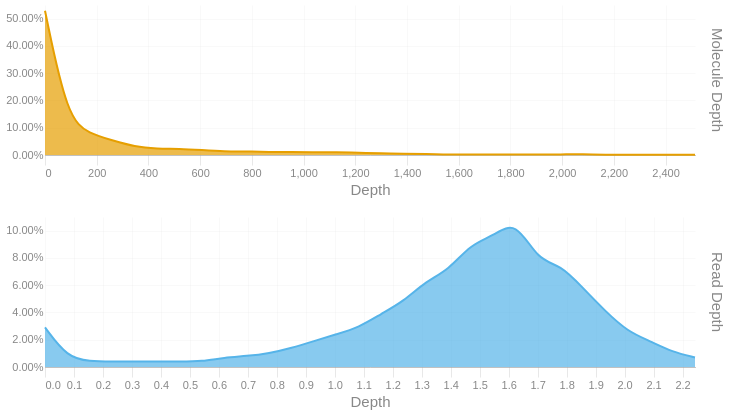

The code cell stored with this chart in its notebook:
### Code cell
readdep = depth_hist(tb['Read Depth'], q99, 3)
readdep = readdep.with_columns(pl.lit('Read Depth').alias('Metric'))
if not SKIPLR:
    moldep = depth_hist(tb['Molecule Depth'], mol_q99, 1)
    moldep = moldep.with_columns(pl.lit('Molecule Depth').alias('Metric'))
    _hist = pl.concat([readdep, moldep])
    _hist = _hist.filter(pl.col('Proportion') != 0)
    with SafeRender(_hist):
        (
            alt.Chart(_hist)        
            .mark_area(interpolate = "basis")
            .encode(
                x=alt.X('Bin:Q').scale(domainMin=0).axis(alt.Axis(title='Depth')),
                y = alt.Y('Proportion:Q', title = None).axis(format = '.2%'),
                color = alt.Color('Metric:N').legend(None),
                row = alt.Row("Metric:N").header(title = None, labelOrient = 'right'),
                tooltip = [
                    alt.Tooltip("Metric:N", title = "Metric"),
                    alt.Tooltip('Interval:N', title = "Depth Interval"),
                    alt.Tooltip('Proportion:Q', title = "% Alignments").format('.2%')
                ]
            )
            .resolve_scale(x='independent', y='independent')
            .properties(
                height = 150, width = 650,
                usermeta={'embedOptions': {'downloadFileName': f'{samplename}.depth.hist'}}
            )
        ).display()
else:
    readdep = readdep.filter(pl.col('Proportion') != 0)
    with SafeRender(readdep):
        (
            alt.Chart(readdep)        
            .mark_area(interpolate = "basis")
            .encode(
                x=alt.X('Bin:Q').scale(domainMin=0).axis(alt.Axis(title='Depth')),
                y = alt.Y('Proportion:Q', title = None).axis(format = '.2%'),
                tooltip = [
                    alt.Tooltip('Interval:N', title = "Depth Interval"),
                    alt.Tooltip('Proportion:Q', title = "% Alignments").format('.2%')
                ]
            )
            .properties(
                usermeta={'embedOptions': {'downloadFileName': f'{samplename}.depth.hist'}}
            )
        ).display()

### Figure 1 — Vega-Lite specification as saved in the notebook (floating-point values rounded to 4 significant figures)
{"width": 650, "height": 150, "config": {"title": {"anchor": "start", "dy": -15, "fontSize": 18, "color": "#888888", "subtitleColor": "#888888", "subtitleFontSize": 14}, "arc": {"fill": "#0072B2"}, "axis": {"domainColor": "#888888", "domainWidth": 0.5, "gridWidth": 0.2, "grid": false, "titleFontWeight": 400, "titleFontSize": 15, "labelFontSize": 11, "labelColor": "#888888", "tickColor": "#888888", "tickWidth": 0.2, "titleColor": "#888888"}, "axisBand": {"grid": false}, "axisX": {"grid": true, "tickSize": 10, "domainCap": "round"}, "axisY": {"domain": false, "grid": true, "tickSize": 0, "domainCap": "round"}, "background": "transparent", "header": {"labelFontSize": 15, "labelColor": "#888888", "titleFontSize": 15, "titleFontWeight": 600, "titleColor": "#888888"}, "legend": {"labelFont": "sans-serif", "labelFontSize": 12, "labelColor": "#888888", "symbolSize": 100, "symbolType": "circle", "titleFontSize": 12, "titlePadding": 10, "titleColor": "#888888", "title": null}, "range": {"category": ["#E69F00", "#56B4E9", "#009E73", "#F0E442", "#0072B2", "#D55E00", "#CC79A7", "#000000"], "diverging": ["#cfe8f3", "#a2d4ec", "#73bfe2", "#46abdb", "#1696d2", "#12719e"]}, "area": {"fill": "#0072B2", "fillOpacity": 0.7, "line": true, "strokeOpacity": 0.7}, "line": {"color": "#0072B2", "stroke": "#0072B2", "strokeWidth": 2}, "trail": {"color": "#0072B2", "stroke": "#0072B2", "strokeWidth": 0, "size": 1}, "point": {"filled": true, "fillOpacity": 1.0, "size": 95}, "text": {"color": "#888888", "fontSize": 11, "align": "right", "fontWeight": 400, "size": 11}, "bar": {"fill": "#0072B2", "stroke": null}, "view": {"stroke": null, "continuousWidth": 660, "continuousHeight": 400}}, "data": {"name": "data-b06318be5324f28568e16fd5935371af"}, "mark": {"type": "area", "interpolate": "basis"}, "encoding": {"color": {"field": "Metric", "legend": null, "type": "nominal"}, "row": {"field": "Metric", "header": {"title": null, "labelOrient": "right"}, "type": "nominal"}, "tooltip": [{"field": "Metric", "title": "Metric", "type": "nominal"}, {"field": "Interval", "title": "Depth Interval", "type": "nominal"}, {"field": "Proportion", "format": ".2%", "title": "% Alignments", "type": "quantitative"}], "x": {"axis": {"title": "Depth"}, "field": "Bin", "scale": {"domainMin": 0}, "type": "quantitative"}, "y": {"axis": {"format": ".2%"}, "field": "Proportion", "title": null, "type": "quantitative"}}, "resolve": {"scale": {"x": "independent", "y": "independent"}}, "usermeta": {"embedOptions": {"downloadFileName": "S1_Tusket_032.depth.hist"}}, "$schema": "https://vega.github.io/schema/vega-lite/v6.1.0.json", "datasets": {"data-b06318be5324f28568e16fd5935371af": [{"Bin": 0.0, "Interval": "0.0-0.077", "Proportion": 0.029, "Metric": "Read Depth"}, {"Bin": 0.077, "Interval": "0.077-0.155", "Proportion": 0.007, "Metric": "Read Depth"}, {"Bin": 0.155, "Interval": "0.155-0.232", "Proportion": 0.004, "Metric": "Read Depth"}, {"Bin": 0.232, "Interval": "0.232-0.309", "Proportion": 0.004, "Metric": "Read Depth"}, {"Bin": 0.309, "Interval": "0.309-0.387", "Proportion": 0.004, "Metric": "Read Depth"}, {"Bin": 0.387, "Interval": "0.387-0.464", "Proportion": 0.004, "Metric": "Read Depth"}, {"Bin": 0.464, "Interval": "0.464-0.541", "Proportion": 0.004, "Metric": "Read Depth"}, {"Bin": 0.541, "Interval": "0.541-0.619", "Proportion": 0.004, "Metric": "Read Depth"}, {"Bin": 0.619, "Interval": "0.619-0.696", "Proportion": 0.007, "Metric": "Read Depth"}, {"Bin": 0.696, "Interval": "0.696-0.773", "Proportion": 0.008, "Metric": "Read Depth"}, {"Bin": 0.773, "Interval": "0.773-0.851", "Proportion": 0.01, "Metric": "Read Depth"}, {"Bin": 0.851, "Interval": "0.851-0.928", "Proportion": 0.014, "Metric": "Read Depth"}, {"Bin": 0.928, "Interval": "0.928-1.005", "Proportion": 0.019, "Metric": "Read Depth"}, {"Bin": 1.005, "Interval": "1.005-1.083", "Proportion": 0.024, "Metric": "Read Depth"}, {"Bin": 1.083, "Interval": "1.083-1.16", "Proportion": 0.029, "Metric": "Read Depth"}, {"Bin": 1.16, "Interval": "1.16-1.237", "Proportion": 0.039, "Metric": "Read Depth"}, {"Bin": 1.237, "Interval": "1.237-1.315", "Proportion": 0.048, "Metric": "Read Depth"}, {"Bin": 1.315, "Interval": "1.315-1.392", "Proportion": 0.063, "Metric": "Read Depth"}, {"Bin": 1.392, "Interval": "1.392-1.469", "Proportion": 0.071, "Metric": "Read Depth"}, {"Bin": 1.469, "Interval": "1.469-1.547", "Proportion": 0.09, "Metric": "Read Depth"}, {"Bin": 1.547, "Interval": "1.547-1.624", "Proportion": 0.096, "Metric": "Read Depth"}, {"Bin": 1.624, "Interval": "1.624-1.701", "Proportion": 0.108, "Metric": "Read Depth"}, {"Bin": 1.701, "Interval": "1.701-1.779", "Proportion": 0.078, "Metric": "Read Depth"}, {"Bin": 1.779, "Interval": "1.779-1.856", "Proportion": 0.075, "Metric": "Read Depth"}, {"Bin": 1.856, "Interval": "1.856-1.933", "Proportion": 0.058, "Metric": "Read Depth"}, {"Bin": 1.933, "Interval": "1.933-2.011", "Proportion": 0.041, "Metric": "Read Depth"}, {"Bin": 2.011, "Interval": "2.011-2.088", "Proportion": 0.026, "Metric": "Read Depth"}, {"Bin": 2.088, "Interval": "2.088-2.165", "Proportion": 0.019, "Metric": "Read Depth"}, {"Bin": 2.165, "Interval": "2.165-2.243", "Proportion": 0.011, "Metric": "Read Depth"}, {"Bin": 2.243, "Interval": "2.243-2.32", "Proportion": 0.007, "Metric": "Read Depth"}, {"Bin": 0.0, "Interval": "0.0-86.7", "Proportion": 0.529, "Metric": "Molecule Depth"}, {"Bin": 86.7, "Interval": "86.7-173.4", "Proportion": 0.133, "Metric": "Molecule Depth"}, {"Bin": 173.4, "Interval": "173.4-260.1", "Proportion": 0.078, "Metric": "Molecule Depth"}, {"Bin": 260.1, "Interval": "260.1-346.7", "Proportion": 0.054, "Metric": "Molecule Depth"}, {"Bin": 346.7, "Interval": "346.7-433.4", "Proportion": 0.03, "Metric": "Molecule Depth"}, {"Bin": 433.4, "Interval": "433.4-520.1", "Proportion": 0.023, "Metric": "Molecule Depth"}, {"Bin": 520.1, "Interval": "520.1-606.8", "Proportion": 0.023, "Metric": "Molecule Depth"}, {"Bin": 606.8, "Interval": "606.8-693.5", "Proportion": 0.018, "Metric": "Molecule Depth"}, {"Bin": 693.5, "Interval": "693.5-780.2", "Proportion": 0.013, "Metric": "Molecule Depth"}, {"Bin": 780.2, "Interval": "780.2-866.9", "Proportion": 0.013, "Metric": "Molecule Depth"}, {"Bin": 866.9, "Interval": "866.9-953.5", "Proportion": 0.011, "Metric": "Molecule Depth"}, {"Bin": 953.5, "Interval": "953.5-1040.2", "Proportion": 0.011, "Metric": "Molecule Depth"}, {"Bin": 1040.0, "Interval": "1040.2-1126.9", "Proportion": 0.01, "Metric": "Molecule Depth"}, {"Bin": 1127.0, "Interval": "1126.9-1213.6", "Proportion": 0.01, "Metric": "Molecule Depth"}, {"Bin": 1214.0, "Interval": "1213.6-1300.3", "Proportion": 0.008, "Metric": "Molecule Depth"}, {"Bin": 1300.0, "Interval": "1300.3-1387.0", "Proportion": 0.007, "Metric": "Molecule Depth"}, {"Bin": 1387.0, "Interval": "1387.0-1473.7", "Proportion": 0.004, "Metric": "Molecule Depth"}, {"Bin": 1474.0, "Interval": "1473.7-1560.3", "Proportion": 0.004, "Metric": "Molecule Depth"}, {"Bin": 1560.0, "Interval": "1560.3-1647.0", "Proportion": 0.001, "Metric": "Molecule Depth"}, {"Bin": 1647.0, "Interval": "1647.0-1733.7", "Proportion": 0.002, "Metric": "Molecule Depth"}, {"Bin": 1734.0, "Interval": "1733.7-1820.4", "Proportion": 0.002, "Metric": "Molecule Depth"}, {"Bin": 1820.0, "Interval": "1820.4-1907.1", "Proportion": 0.002, "Metric": "Molecule Depth"}, {"Bin": 1907.0, "Interval": "1907.1-1993.8", "Proportion": 0.002, "Metric": "Molecule Depth"}, {"Bin": 1994.0, "Interval": "1993.8-2080.5", "Proportion": 0.002, "Metric": "Molecule Depth"}, {"Bin": 2080.0, "Interval": "2080.5-2167.1", "Proportion": 0.003, "Metric": "Molecule Depth"}, {"Bin": 2167.0, "Interval": "2167.1-2253.8", "Proportion": 0.001, "Metric": "Molecule Depth"}, {"Bin": 2254.0, "Interval": "2253.8-2340.5", "Proportion": 0.001, "Metric": "Molecule Depth"}, {"Bin": 2340.0, "Interval": "2340.5-2427.2", "Proportion": 0.001, "Metric": "Molecule Depth"}, {"Bin": 2427.0, "Interval": "2427.2-2513.9", "Proportion": 0.001, "Metric": "Molecule Depth"}, {"Bin": 2514.0, "Interval": "2513.9-2600.57", "Proportion": 0.001, "Metric": "Molecule Depth"}]}}
